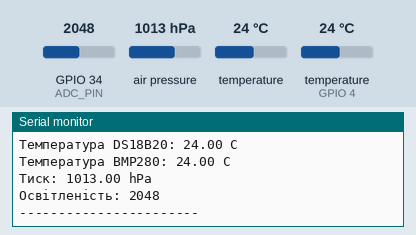
Recording of a sketch running on a simulated ESP32. On the bench: the last lines printed to the serial monitor. The inputs (shaded band) are chosen by the test bench; at power-on: air pressure 1013 hPa, temperature (sensor on GPIO 4) 24 °C, GPIO 34 (ADC_PIN) = 2048, temperature 24 °C.

Above: at 4.3 s.
4.4 s: air pressure set to 952 hPa
At 7.7 s:
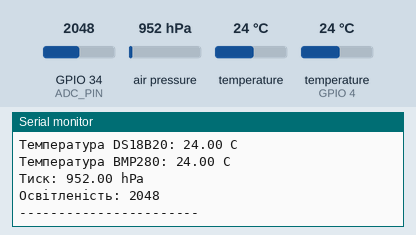
8.1 s: temperature (sensor on GPIO 4) set to 12 °C
11.8 s: GPIO 34 (ADC_PIN) set to 2866
At 12.4 s:
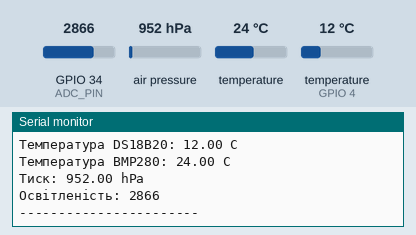
15.5 s: temperature (sensor 0) set to 12 °C
19.2 s: temperature (sensor on GPIO 4) set to 19 °C
22.9 s: GPIO 34 (ADC_PIN) set to 3972
At 24.0 s:
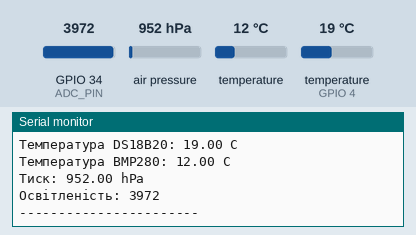
Timing chart, 0 to 25.9 s (numbered marks = the images above; inputs shaded):
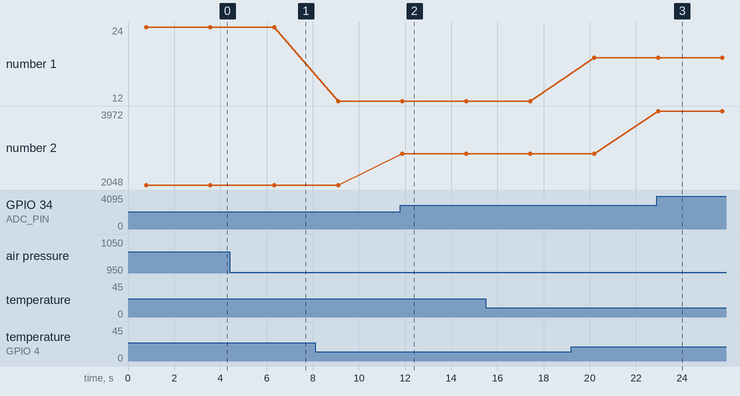

The sketch:

lab2.5.ino
```cpp
#include <Arduino.h>
#include <Wire.h>
#include <Adafruit_BMP280.h>
#include <OneWire.h>
#include <DallasTemperature.h>

#define ONE_WIRE_BUS 4
#define ADC_PIN 34

// BMP280
Adafruit_BMP280 bmp;

// DS18B20
OneWire oneWire(ONE_WIRE_BUS);
DallasTemperature sensors(&oneWire);

// Фоторезистор
int readPhotoresistor()
{
  return analogRead(ADC_PIN);
}

void setup()
{
  Serial.begin(115200);
  Serial.println("Система датчиків запущена");

  // Ініціалізація DS18B20
  sensors.begin();

  // Ініціалізація BMP280
  if (!bmp.begin(0x76))
  {
    Serial.println("BMP280 не знайдено!");
    while (1);
  }

  Serial.println("BMP280 знайдено!");
}

void loop()
{
  // ---- DS18B20 ----
  sensors.requestTemperatures();
  float tempDS = sensors.getTempCByIndex(0);

  if (tempDS != DEVICE_DISCONNECTED_C)
  {
    Serial.print("Температура DS18B20: ");
    Serial.print(tempDS);
    Serial.println(" C");
  }
  else
  {
    Serial.println("Помилка: DS18B20 не знайдено!");
  }

  // ---- BMP280 ----
  Serial.print("Температура BMP280: ");
  Serial.print(bmp.readTemperature());
  Serial.println(" C");

  Serial.print("Тиск: ");
  Serial.print(bmp.readPressure() / 100.0F);
  Serial.println(" hPa");

  // ---- Фоторезистор ----
  int lightValue = readPhotoresistor();
  Serial.print("Освітленість: ");
  Serial.println(lightValue);

  Serial.println("-----------------------");

  delay(2000);
}
```

Measured:
- after the input at 4.4 s, the serial monitor: prints a new line after 1.9 s (image 1)
- after the input at 11.8 s, the serial monitor: prints a new line after 0.07 s (image 2)
- after the input at 22.9 s, the serial monitor: prints a new line after 0.06 s (image 3)
- plotted number 1: 24 → 12 after the input at 8.1 s, 12 → 19 after the input at 19.2 s
- plotted number 2: 2048 → 2866 after the input at 11.8 s, 2866 → 3972 after the input at 22.9 s
